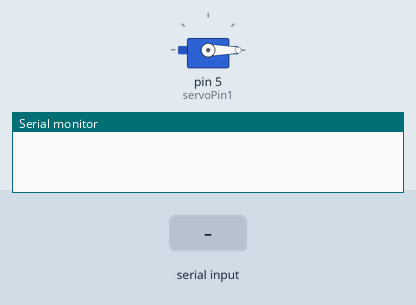
This sketch was run on a simulated Arduino Uno, built with avr-gcc and run on an emulated ATmega328P. On the bench: servo, the last lines printed to the serial monitor. The inputs (shaded band) are chosen by the test bench.

Above: at 1.2 s.
1.3 s: "a" received over Serial
At 2.3 s:
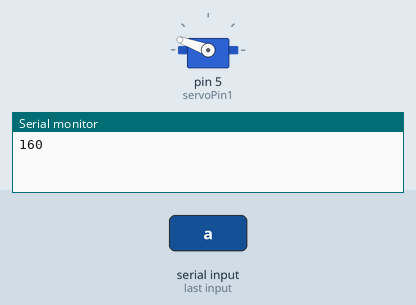
2.8 s: "d" received over Serial
At 3.5 s:
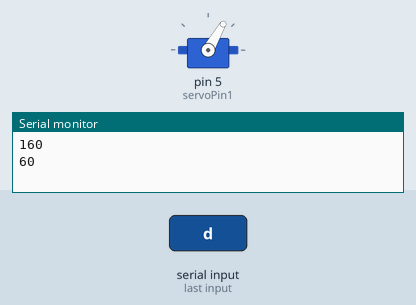
4.3 s: "s" received over Serial
At 4.6 s:
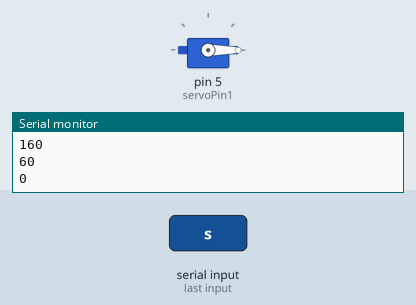
Timing chart, 0 to 7.3 s (numbered marks = the images above; inputs shaded):
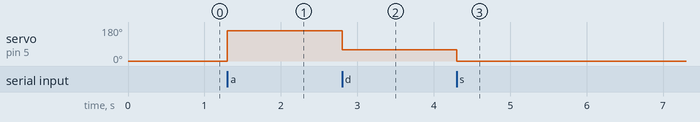

The sketch:

MGS90.ino
```cpp
#include <Servo.h>

const int servoPin1 = 5;
int angle = 0;

Servo myservo1;

void setup()
{
  myservo1.attach(servoPin1);
  myservo1.write(160);
  Serial.begin(9600);
}

void loop()
{
  char val;

  if (Serial.available() > 0) {
    val = Serial.read();
    if (val == 'a') {
      angle = 160;
      Serial.println("160");
    } else if (val == 's') {
      angle = 0;
      Serial.println("0");
    } else if (val == 'd') {
      angle = 60;
      Serial.println("60");
    }
  }

  myservo1.write(angle);
}
```

Measured:
- after the input at 1.3 s, servo on pin 5 (servoPin1): 0° → 160° at once
- after the input at 2.8 s, servo on pin 5 (servoPin1): 160° → 60° at once
- after the input at 4.3 s, servo on pin 5 (servoPin1): 60° → 0° at once
